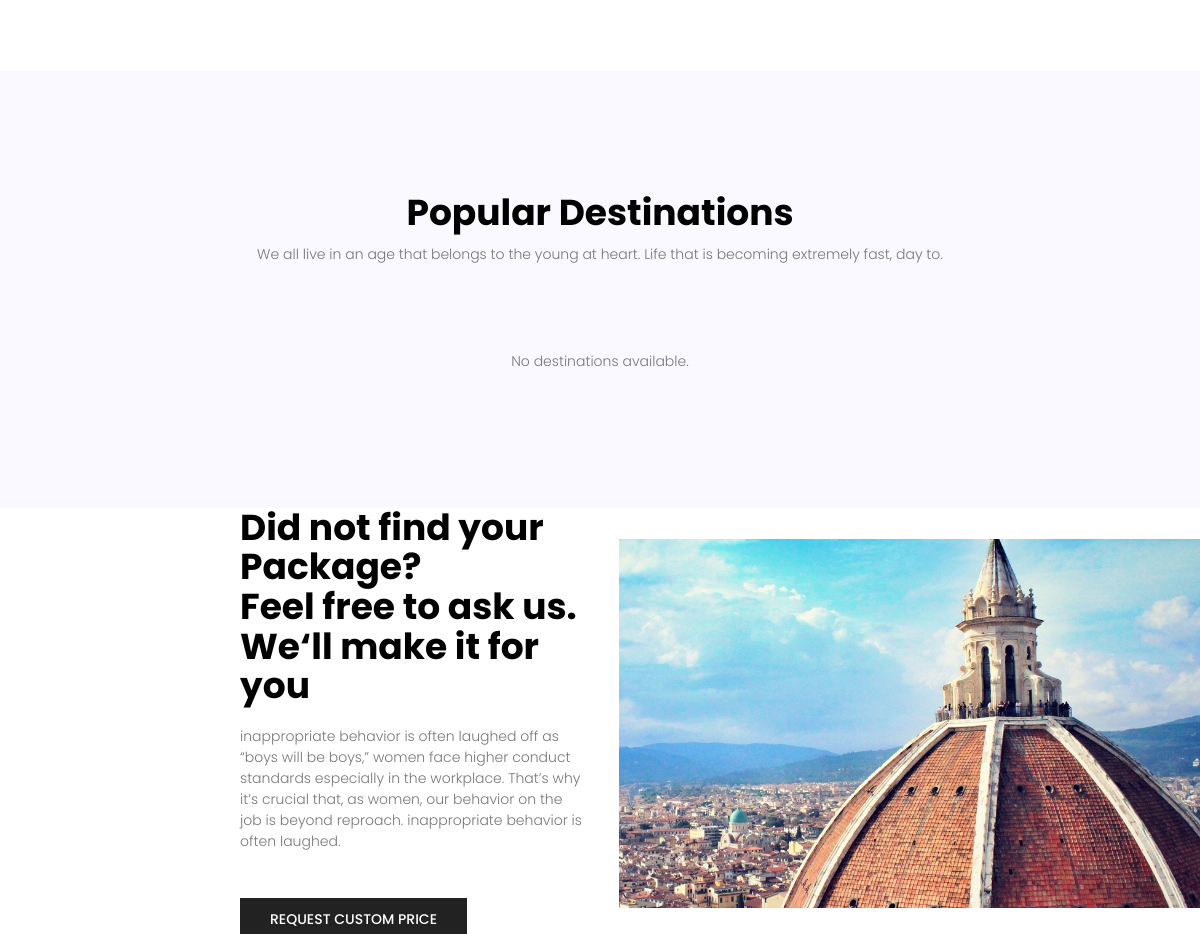
Page /pages/packages/ (middle part) on the earlier database version.
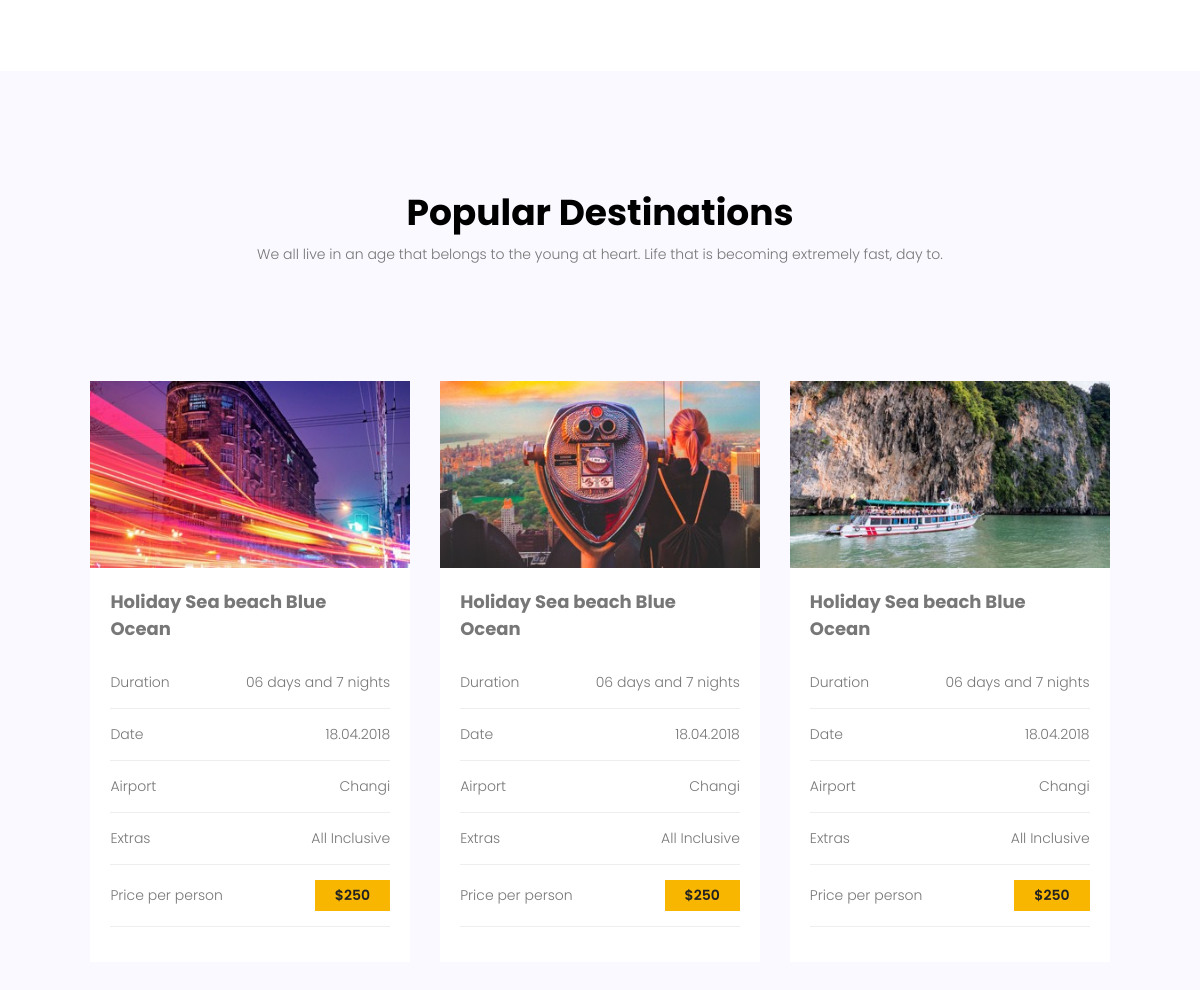
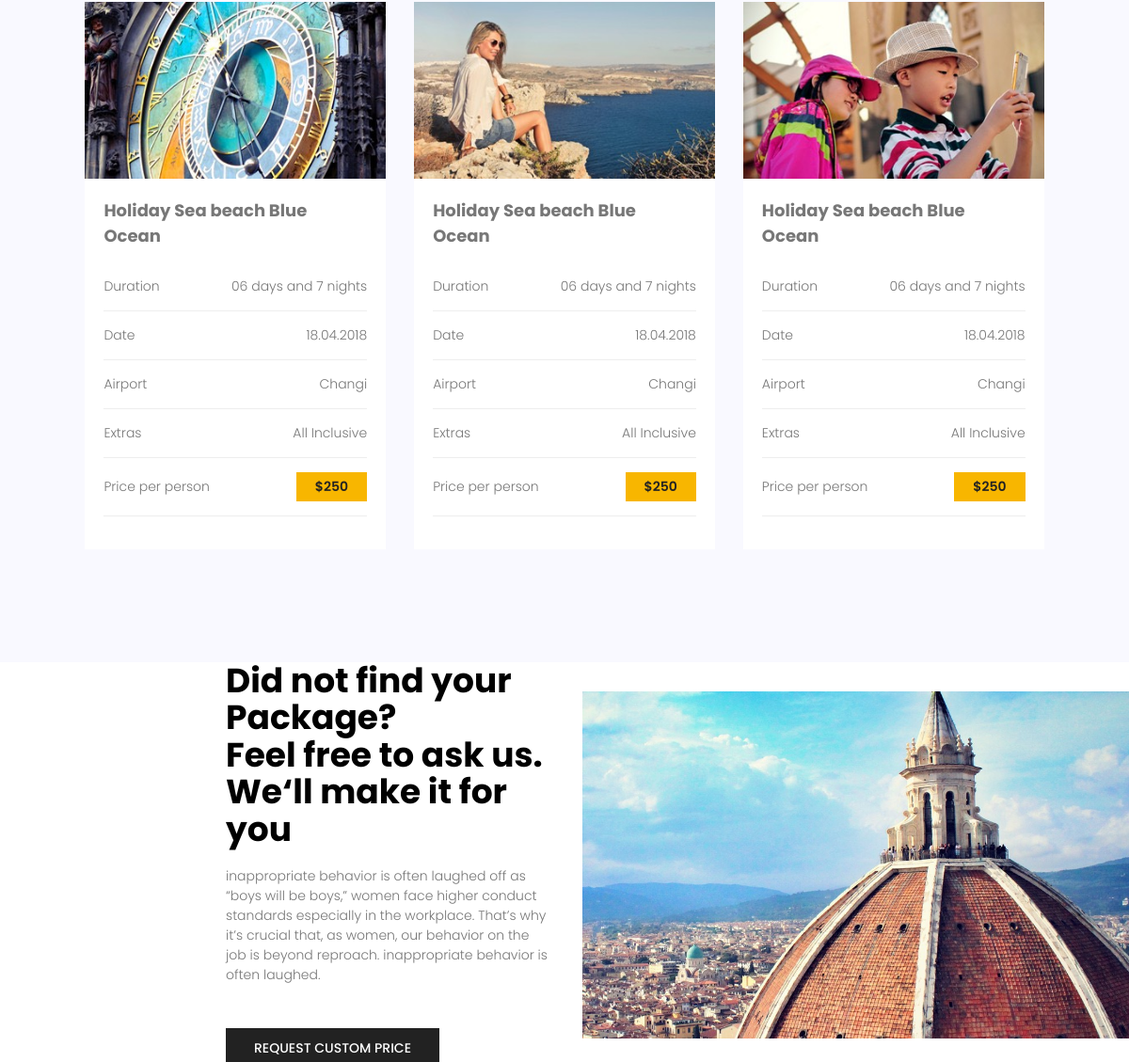
Same page on the later database version (2 pictures, top to bottom).
### main/models.py (models this page shows, shortened)
class Destinations(models.Model):
    name = models.CharField(max_length=30)
    location = models.CharField(max_length=30)
    destinations_img = models.ImageField(
        upload_to='destinations_images/', null=True, blank=True)
    price_per_person = models.DecimalField(max_digits=10, decimal_places=2)
    amenities = models.ManyToManyField(Amenity, through='DestinationsAmenity', related_name='destinations')

class DestinationsAmenity(models.Model):
    destination = models.ForeignKey(Destinations, on_delete=models.CASCADE)
    amenity = models.ForeignKey(Amenity, on_delete=models.CASCADE)
    text = models.CharField(
        max_length=50, default="", verbose_name="Available Text")

class Amenity(models.Model):
    name = models.CharField(max_length=100, unique=True)
    class Meta:
        verbose_name_plural = "Amenities"

### main/views.py (the view)
# urls.py: path('packages/', packages, name='packages'),
def packages(request):
    destinations_list = Destinations.objects.prefetch_related(
        'destinationsamenity_set__amenity').all()
    data = {'destinations_list': destinations_list, }
    return render(request, 'pages/packages.html', data)

### main/templates/pages/packages.html (shortened to what this page needs)
{% load static %}
<!DOCTYPE html>
<html lang="en">
<head>
    <link rel="stylesheet" href="{% static 'css/own-bootstrap.css' %}">
    <link rel="stylesheet" href="{% static 'css/packages.css' %}">
    <link rel="stylesheet" href="https://cdnjs.cloudflare.com/ajax/libs/font-awesome/6.5.1/css/all.min.css">
</head>
<body>
    <div class="wrapper">
        <main class="main">
            <section class="hot-deal-section section-gap">
            </section>
            <section class="destinations-section section-gap">
                <div class="container">
                    <div class="destinations-section-txt">
                        <div class="pb-70">
                            <div class="title">
                                <h1 class="h1-center">Popular Destinations</h1>
                                <p>We all live in an age that belongs to the young at heart. Life that is becoming
                                    extremely fast, day to.</p>
                            </div>
                        </div>
                    </div>
                    <div class="destinations-section-cards">
                        {% if destinations_list %}
                        {% for item in destinations_list %}
                        <div class="destinations-section-card">
                            <div class="single-destinations">
                                <div class="thumb">
                                    <img src="{{ item.destinations_img.url }}" alt="{{ item.name }}">
                                </div>
                                <div class="details">
                                    <h4>{{ item.name }}</h4>
                                    <ul class="package-list">
                                        {% for i in item.destinationsamenity_set.all %}
                                        <li>
                                            <span>{{ i.amenity.name }}</span>
                                            <span>{{ i.text }}</span>
                                        </li>
                                        {% endfor %}
                                        <li>
                                            <span>Price per person</span>
                                            <a href="#" class="price-btn">${{ item.price_per_person|floatformat:0 }}</a>
                                        </li>
                                    </ul>
                                </div>
                            </div>
                        </div>
                        {% endfor %}
                        {% else %}
                            <p>No destinations available.</p>
                        {% endif %}
                    </div>
                </div>
            </section>
            <section class="home-about-section">
                <div class="container-fluid">
                    <div class="home-about-section-main">
                        <div class="home-about-section-left">
                            <h1>
                                Did not find your Package? <br>
                                Feel free to ask us. <br>
                                We‘ll make it for you
                            </h1>
                            <p>
                                inappropriate behavior is often laughed off as “boys will be boys,” women face higher
                                conduct standards especially in the workplace. That’s why it’s crucial that, as women,
                                our behavior on the job is beyond reproach. inappropriate behavior is often laughed.
                            </p>
                            <a href="#" class="primary-btn">request custom price</a>
                        </div>
                        <div class="home-about-section-right">
                            <img class="home-about-section-img-fluid" src="{% static 'img/home-img/about-img.jpg' %}" alt="">
                        </div>
                    </div>
                </div>
            </section>
        </main>
    </div>
</body>
</html>

Differences in the rows shown:
added Destinations: destinations_img (picture), name "Holiday Sea beach Blue Ocean", price_per_person "250"
added DestinationsAmenity: amenity.name "Duration", text "06 days and 7 nights", shown under "Holiday Sea beach Blue Ocean"
added DestinationsAmenity: amenity.name "Date", text "18.04.2018", shown under "Holiday Sea beach Blue Ocean"
added DestinationsAmenity: amenity.name "Airport", text "Changi", shown under "Holiday Sea beach Blue Ocean"
added DestinationsAmenity: amenity.name "Extras", text "All Inclusive", shown under "Holiday Sea beach Blue Ocean"
added Destinations: destinations_img (picture), name "Holiday Sea beach Blue Ocean", price_per_person "250"
added DestinationsAmenity: amenity.name "Duration", text "06 days and 7 nights", shown under "Holiday Sea beach Blue Ocean"
added DestinationsAmenity: amenity.name "Date", text "18.04.2018", shown under "Holiday Sea beach Blue Ocean"
added DestinationsAmenity: amenity.name "Airport", text "Changi", shown under "Holiday Sea beach Blue Ocean"
added DestinationsAmenity: amenity.name "Extras", text "All Inclusive", shown under "Holiday Sea beach Blue Ocean"
added Destinations: destinations_img (picture), name "Holiday Sea beach Blue Ocean", price_per_person "250"
added DestinationsAmenity: amenity.name "Duration", text "06 days and 7 nights", shown under "Holiday Sea beach Blue Ocean"
added DestinationsAmenity: amenity.name "Date", text "18.04.2018", shown under "Holiday Sea beach Blue Ocean"
added DestinationsAmenity: amenity.name "Airport", text "Changi", shown under "Holiday Sea beach Blue Ocean"
added DestinationsAmenity: amenity.name "Extras", text "All Inclusive", shown under "Holiday Sea beach Blue Ocean"
added Destinations: destinations_img (picture), name "Holiday Sea beach Blue Ocean", price_per_person "250"
added DestinationsAmenity: amenity.name "Duration", text "06 days and 7 nights", shown under "Holiday Sea beach Blue Ocean"
added DestinationsAmenity: amenity.name "Date", text "18.04.2018", shown under "Holiday Sea beach Blue Ocean"
added DestinationsAmenity: amenity.name "Airport", text "Changi", shown under "Holiday Sea beach Blue Ocean"
added DestinationsAmenity: amenity.name "Extras", text "All Inclusive", shown under "Holiday Sea beach Blue Ocean"
added Destinations: destinations_img (picture), name "Holiday Sea beach Blue Ocean", price_per_person "250"
added DestinationsAmenity: amenity.name "Duration", text "06 days and 7 nights", shown under "Holiday Sea beach Blue Ocean"
added DestinationsAmenity: amenity.name "Date", text "18.04.2018", shown under "Holiday Sea beach Blue Ocean"
added DestinationsAmenity: amenity.name "Airport", text "Changi", shown under "Holiday Sea beach Blue Ocean"
added DestinationsAmenity: amenity.name "Extras", text "All Inclusive", shown under "Holiday Sea beach Blue Ocean"
added Destinations: destinations_img (picture), name "Holiday Sea beach Blue Ocean", price_per_person "250"
added DestinationsAmenity: amenity.name "Duration", text "06 days and 7 nights", shown under "Holiday Sea beach Blue Ocean"
added DestinationsAmenity: amenity.name "Date", text "18.04.2018", shown under "Holiday Sea beach Blue Ocean"
added DestinationsAmenity: amenity.name "Airport", text "Changi", shown under "Holiday Sea beach Blue Ocean"
added DestinationsAmenity: amenity.name "Extras", text "All Inclusive", shown under "Holiday Sea beach Blue Ocean"
Other differences:
text no longer shown: "No destinations available."
